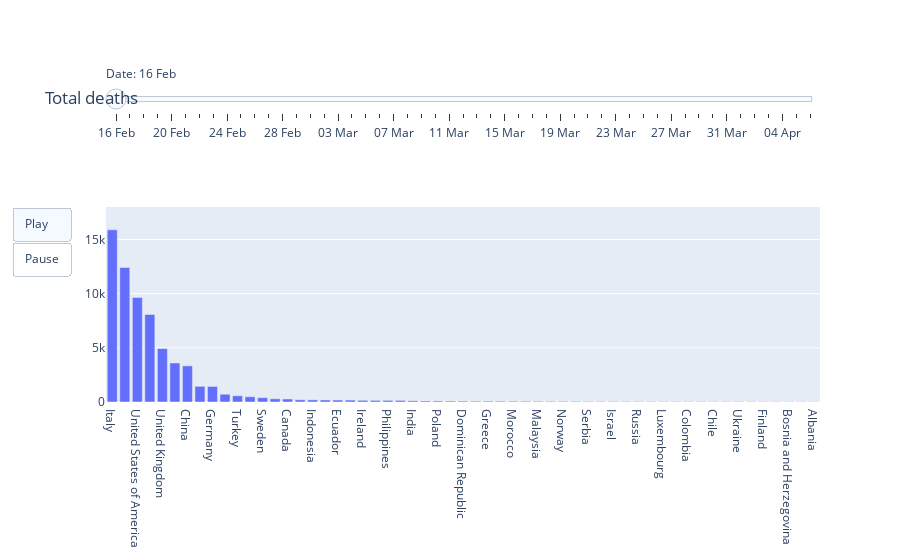

The code cell stored with this chart in its notebook:
### Code cell
# Create figure
fig = go.Figure()

# Add traces, one for each slider step
days = data['dateRep'][data['dateRep'] > pd.to_datetime('15-02-2020')].sort_values(ascending=True).unique()

#figure['layout']['updatemenus'] = 


for day in days:
    chart_data_2 = data.loc[data['dateRep'] == day][data['total_deaths']>20].sort_values(by = 'total_deaths', ascending = False)
    
    fig.add_trace(go.Bar(x = [' '.join(x.split('_')) for x in chart_data_2['countriesAndTerritories']],
                     y=chart_data_2['total_deaths'],
              visible = False,
              name = ''))
    
frames = [] 
for day in days:
    chart_data_2 = data.loc[data['dateRep'] == day][data['total_deaths']>20].sort_values(by = 'total_deaths', ascending = False)
    frame = go.Frame(data =[ go.Bar(x = [' '.join(x.split('_')) for x in chart_data_2['countriesAndTerritories']],
                     y=chart_data_2['total_deaths'],
              name = '')]) 
        
    frames.append(frame)  
    
fig.frames=frames

# Make 10th trace visible
fig.data[0].visible = True

# Create and add slider
steps = []
for i in range(len(fig.data)):
    step = dict(
        method="restyle",
        args=["visible", [False] * len(fig.data)],
        label = pd.to_datetime(str(days[i])).strftime("%d %b")
        
    )
    step["args"][1][i] = True  # Toggle i'th trace to "visible"
    steps.append(step)

sliders = [dict(
    y = 2,
    active=0,
    currentvalue={"prefix": "Date: "},
    pad={"t": 50},
    steps=steps
)]

fig.update_layout(
    sliders=sliders,
    height = 800,
    title = 'Total deaths',
    updatemenus = [dict(type ='buttons',
                        buttons=list([
                dict(
                    args=[None],
                    label="Play",
                    method="animate"
                ),
                            dict(
                    args=[None,{"mode": "immediate"}],
                    label="Pause",
                    method="animate")]
                            
                        ))]

)

fig.layout.yaxis.update(range=[0,
                              18000])

fig.show()
